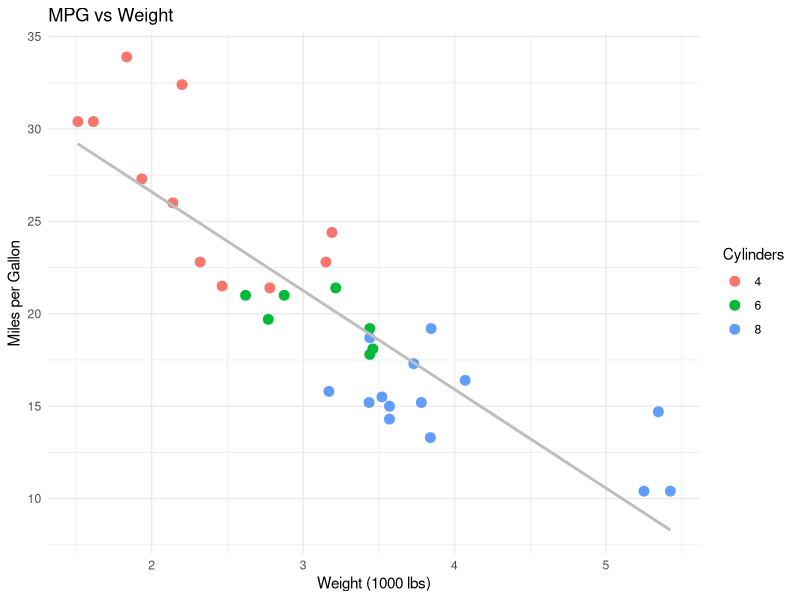

Recreate this plot in R.
## ---- chunk 1
#| label: plot-mpg
#| echo: true
#| message: false
#| warning: false
#| fig-align: center
library(ggplot2)

ggplot(mtcars, aes(x = wt, y = mpg)) +
  geom_point(aes(color = factor(cyl)), size = 3) +
  geom_smooth(method = "lm", se = FALSE, color = "gray") +
  labs(
    title = "MPG vs Weight",
    x = "Weight (1000 lbs)",
    y = "Miles per Gallon",
    color = "Cylinders"
  ) +
  theme_minimal()
## ---- chunk 2
#| label: table-summary
#| echo: false
knitr::kable(head(mtcars), format = "markdown")
